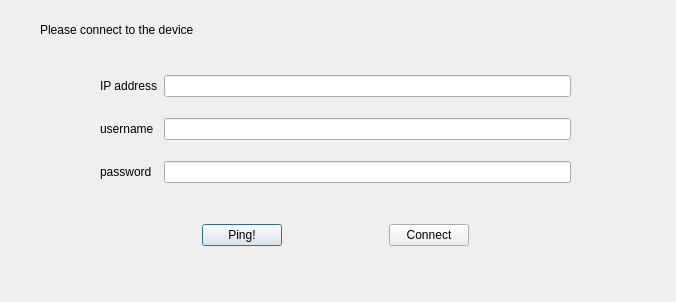
<?xml version="1.0" encoding="UTF-8"?>
<ui version="4.0">
 <class>ConnectDialog</class>
 <widget class="QDialog" name="ConnectDialog">
  <property name="geometry">
   <rect>
    <x>0</x>
    <y>0</y>
    <width>676</width>
    <height>302</height>
   </rect>
  </property>
  <property name="sizePolicy">
   <sizepolicy hsizetype="Fixed" vsizetype="Fixed">
    <horstretch>0</horstretch>
    <verstretch>0</verstretch>
   </sizepolicy>
  </property>
  <property name="windowTitle">
   <string>Login</string>
  </property>
  <widget class="QLabel" name="label">
   <property name="geometry">
    <rect>
     <x>40</x>
     <y>20</y>
     <width>191</width>
     <height>20</height>
    </rect>
   </property>
   <property name="text">
    <string>Please connect to the device</string>
   </property>
  </widget>
  <widget class="QWidget" name="layoutWidget">
   <property name="geometry">
    <rect>
     <x>100</x>
     <y>60</y>
     <width>471</width>
     <height>141</height>
    </rect>
   </property>
   <layout class="QGridLayout" name="gridLayout">
    <item row="1" column="1">
     <widget class="QLineEdit" name="username">
      <property name="inputMethodHints">
       <set>Qt::ImhLowercaseOnly|Qt::ImhNoAutoUppercase|Qt::ImhPreferLowercase</set>
      </property>
      <property name="maxLength">
       <number>7</number>
      </property>
     </widget>
    </item>
    <item row="1" column="0">
     <widget class="QLabel" name="label_2">
      <property name="text">
       <string>username</string>
      </property>
     </widget>
    </item>
    <item row="0" column="0">
     <widget class="QLabel" name="label_4">
      <property name="text">
       <string>IP address</string>
      </property>
     </widget>
    </item>
    <item row="2" column="0">
     <widget class="QLabel" name="label_3">
      <property name="text">
       <string>password</string>
      </property>
     </widget>
    </item>
    <item row="0" column="1">
     <widget class="QLineEdit" name="ip_adress">
      <property name="inputMethodHints">
       <set>Qt::ImhNoAutoUppercase|Qt::ImhPreferNumbers|Qt::ImhUrlCharactersOnly</set>
      </property>
      <property name="maxLength">
       <number>20</number>
      </property>
     </widget>
    </item>
    <item row="2" column="1">
     <widget class="QLineEdit" name="password">
      <property name="maxLength">
       <number>20</number>
      </property>
      <property name="echoMode">
       <enum>QLineEdit::Password</enum>
      </property>
     </widget>
    </item>
   </layout>
  </widget>
  <widget class="QWidget" name="layoutWidget">
   <property name="geometry">
    <rect>
     <x>100</x>
     <y>220</y>
     <width>471</width>
     <height>30</height>
    </rect>
   </property>
   <layout class="QHBoxLayout" name="horizontalLayout">
    <item>
     <spacer name="horizontalSpacer_2">
      <property name="orientation">
       <enum>Qt::Horizontal</enum>
      </property>
      <property name="sizeHint" stdset="0">
       <size>
        <width>40</width>
        <height>20</height>
       </size>
      </property>
     </spacer>
    </item>
    <item>
     <widget class="QPushButton" name="Ping">
      <property name="text">
       <string>Ping!</string>
      </property>
     </widget>
    </item>
    <item>
     <spacer name="horizontalSpacer">
      <property name="orientation">
       <enum>Qt::Horizontal</enum>
      </property>
      <property name="sizeHint" stdset="0">
       <size>
        <width>40</width>
        <height>20</height>
       </size>
      </property>
     </spacer>
    </item>
    <item>
     <widget class="QPushButton" name="Connect">
      <property name="text">
       <string>Connect</string>
      </property>
     </widget>
    </item>
    <item>
     <spacer name="horizontalSpacer_3">
      <property name="orientation">
       <enum>Qt::Horizontal</enum>
      </property>
      <property name="sizeHint" stdset="0">
       <size>
        <width>40</width>
        <height>20</height>
       </size>
      </property>
     </spacer>
    </item>
   </layout>
  </widget>
 </widget>
 <resources/>
 <connections/>
</ui>
